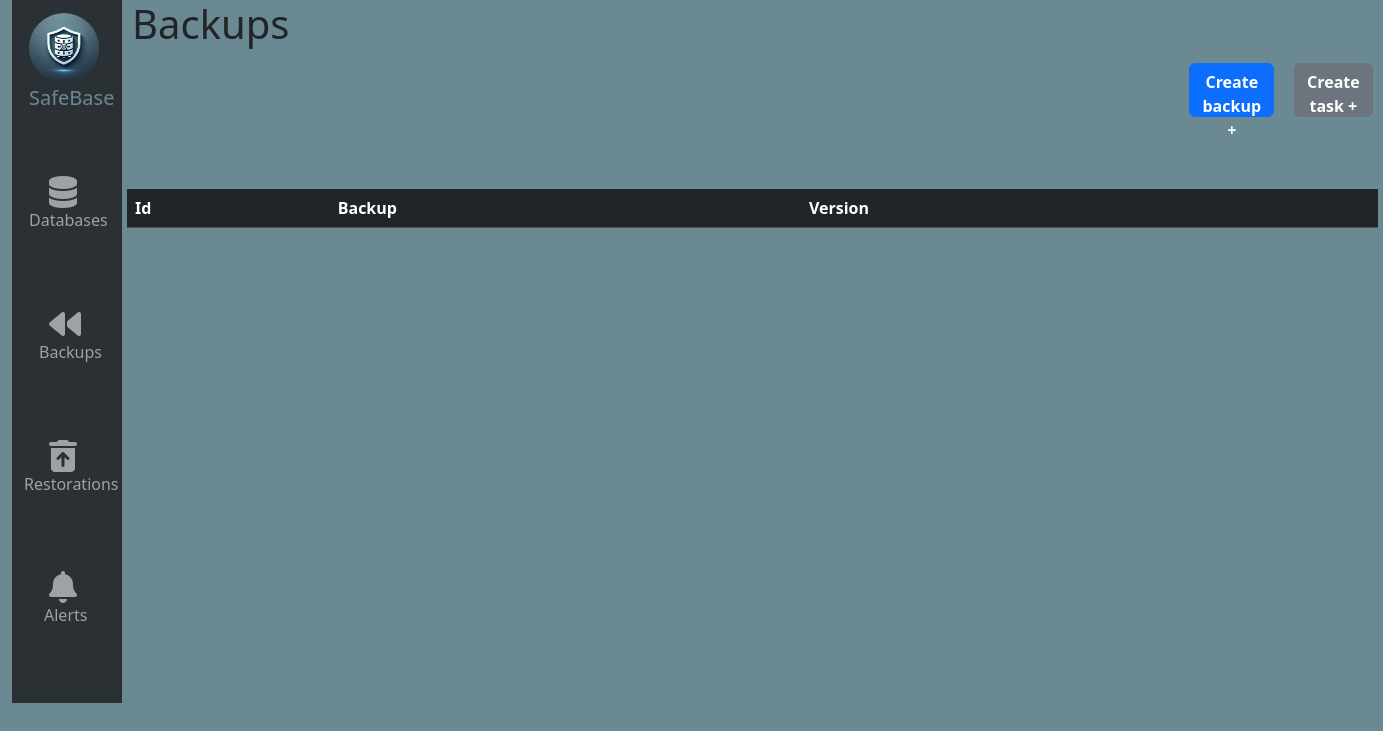
Before: /Save with the older database file.
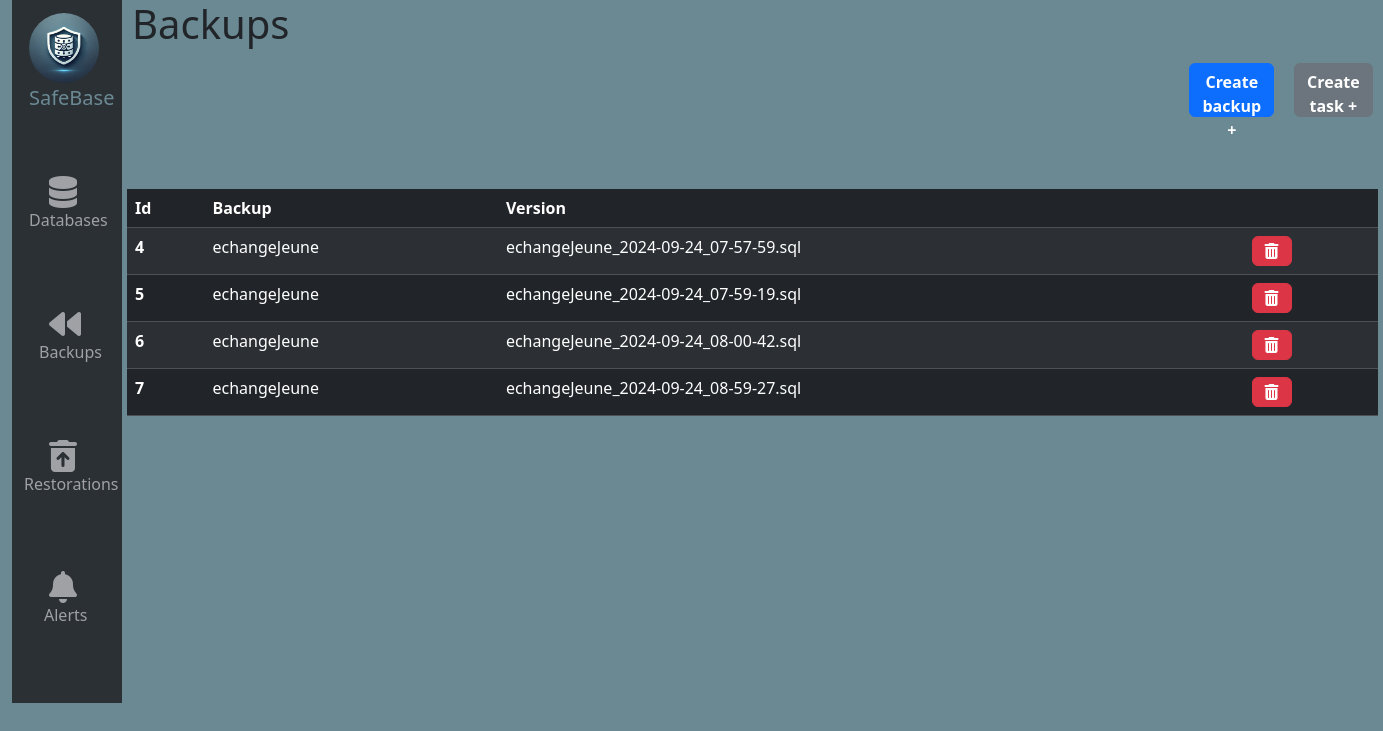
After: the same page with the newer database file.
### tables this page shows
CREATE TABLE `backup` (
  `id` int NOT NULL AUTO_INCREMENT,
  `version` varchar(50) NOT NULL,
  `ID_DATABASE` int NOT NULL,
  PRIMARY KEY (`id`),
  KEY `FK_DATABASE` (`ID_DATABASE`)
);

CREATE TABLE `client_database` (
  `id` int NOT NULL AUTO_INCREMENT,
  `nom` varchar(50) DEFAULT NULL,
  `password` varchar(255) NOT NULL,
  `user_database` varchar(50) NOT NULL,
  `url` varchar(255) NOT NULL,
  `port` int DEFAULT NULL,
  `used_type` varchar(255) NOT NULL,
  `ID_Type` int NOT NULL,
  PRIMARY KEY (`id`),
  KEY `FK_Type` (`ID_Type`),
  CONSTRAINT `client_database_ibfk_1` FOREIGN KEY (`ID_Type`) REFERENCES `type` (`id`)
);

### src/Controller/BackupController.php (called while the page is built, shortened)
<?php
class BackupController extends CntrlAppli
{
    public function displayBackup()
    {
        $dao = new DaoAppli;
        $backups = $dao->getListBackup();
        require 'src/view/Backups.php';
    }
}

### src/Dao/DaoAppli.php (called while the page is built, shortened)
<?php
class DaoAppli
{
    protected PDO $db;
    public function __construct(){
         $this->db = $this->getConnection();
    }
    private function getConnection() {
        $host       = "mysql";
        $db_name    = "safebase";
        $username   = "user";
        $password   = "password";
        if (!isset($this->db)) {
            try {
                $this->db = new PDO("mysql:host=".$host.";charset=utf8;dbname=".$db_name, $username, $password);
                $this->db->setAttribute(PDO::ATTR_ERRMODE, PDO::ERRMODE_EXCEPTION);
            } catch (\PDOException $e) {
                    echo('Echec de la connexion: ' . $e->getMessage());
                die();
            }
        }
        return $this->db;
    }
    public function getListBackup(){
        $statement = $this->db->query(Requete::SEL_BACKUP);
        $data=$statement->fetchAll();
        return $data;
    }
}

### src/View/Backups.php (the view, shortened to what this page needs)
<?php
require "header.php";
?>
<html>
<body>
    <div class="container-fluid d-flex">
        <?php require_once "NavBar.php" ?>
        <div class="d-flex flex-column w-100">
            <div class="d-flex justify-content-between mb-3">
                <h1 class="titre">Backups</h1>
                <button type="button" id="btnajout" data-bs-toggle="modal" data-bs-target="#exampleModal" class="btn btn-primary w-10">
                    Create backup +
                </button>
                <button type="button" id="btnajout" data-bs-toggle="modal" data-bs-target="#exampleModal" class="btn btn-secondary w-10">
                    Create task +
                </button>
            </div>
            <div class="w-100">
                <table class="table table-dark table-striped w-100">
                    <thead>
                        <tr>
                            <th scope="col">Id</th>
                            <th scope="col">Backup</th>
                            <th scope="col">Version</th>
                            <th scope="col"></th>
                        </tr>
                    </thead>
                    <tbody>
                        <?php foreach ($backups as $backup) { ?>
                            <tr>
                                <th scope="row"><?= $backup['id'] ?></th>
                                <td><?= $backup['dbase'] ?></td>
                                <td><?= $backup['version'] ?></td>
                                <td><button class="btn btn-danger delete" type="button" id="<?= $backup['id'] ?>">
                                        <i class="fas fa-trash-alt"></i>
                                    </button>
                                </td>
                            </tr>
                        <?php } ?>
                    </tbody>
                </table>
            </div>
        </div>
    </div>
</body>
</html>

### index.php (shortened to what this page needs)
<?php
$uri = $_SERVER['REQUEST_URI'];
$route = explode('?', $uri)[0];
$method = strtolower($_SERVER['REQUEST_METHOD']);
$segments = explode('/', trim($route, '/'));
$cntrl = new CntrlAppli;
$cntrlBackup = new BackupController;
$cntrlAlert = new AlertController;
$cntrlRestore = new RestoreController;
if ($segments[0] == 'database') {
    if ($method=='get'){
        if (isset($segments[1])) {
        } else {
            $cntrl->getIndex();
        }
    } elseif ($method == "post"){
        $database = new Database();
        $database->create();
    } elseif ($method == "put") {
    } elseif ($method == "delete"){
        $database = new Database();
        $response = $database->delete($segments[1]);
        echo json_encode(['message' => $response]);
        return;
    }
} elseif ($segments[0] == 'Save') {
    $cntrlBackup->displayBackup();
} elseif ($segments[0] == 'restore') {
    $cntrlRestore->displayBackup();
} elseif ($segments[0] == 'Alert') {
    $cntrlAlert->displayAlert();
}
else
    $cntrl->getIndex();

### src/View/header.php (shortened to what this page needs)
<link href="https://cdn.jsdelivr.net/npm/bootstrap@5.3.1/dist/css/bootstrap.min.css" rel="stylesheet">
<link href="../../src/asset/css/styles.css" rel="stylesheet">
<link rel="stylesheet" href="https://cdnjs.cloudflare.com/ajax/libs/font-awesome/6.0.0-beta3/css/all.min.css">

### src/View/navbar.php
<nav class="navbar bg-body-tertiary d-flex flex-column vh-50" style="width: 110px;" data-bs-theme="dark">
    <div class="container-fluid">
        <a class="navbar-brand" id="basesafe" href="/">
            <img class="safebaseico" src="/src/View/safebase.ico" alt="SafeBase Icon" /></br>SafeBase
        </a>
        <div class="navbar-collapse" id="navbarNav">
            <ul class="navbar-nav flex-column">
                <li class="nav-item">
                    <a class="nav-link" id="base" aria-current="page" href="/">
                        <i class="fas fa-database"></i></br>Databases</a>
                </li>
                <li class="nav-item">
                    <a class="nav-link" id="backup" href="/Save">
                        <i class="fas fa-backward"></i></br>Backups</a>
                </li>
                <li class="nav-item">
                    <a class="nav-link" href="/Restorations">
                        <i class="fas fa-trash-can-arrow-up"></i></br>Restorations</a>
                </li>
                <li class="nav-item">
                    <a class="nav-link" id="bell" href="/Alert">
                        <i class="fas fa-bell"></i></br>Alerts</a>
                </li>
            </ul>
        </div>
    </div>
</nav>

### src/asset/css/styles.css (style rules this page uses)
.navbar-brand { color: #6b8993; margin-bottom: 50px; }
.nav-item { color:red; margin-bottom: 59.8px; }
#backup { margin-left: 15px; }
.fas.fa-database { font-size: 2rem; margin-left: 20px; }
.fas.fa-backward { font-size: 2rem; margin-left: 10px; }
.fas.fa-trash-can-arrow-up { font-size: 2rem; margin-left: 25px; }
.fas.fa-bell { font-size: 2rem; margin-left: 5px; }
.safebaseico { height: 70px; width: 70px; border-radius: 50%; }
#bell { margin-left: 20px; }
#basesafe { margin-left: 5px; }
#base { margin-left: 5px; }
.titre { margin-left: 10px; margin-bottom: 500px; }
body { background-color:#6b8993 ; }
#btnajout { margin-top: 5%; height: 10%; font-weight: bold; }
.table { margin-top: -30%; margin-left: 5px; }
.btn-secondary { margin-left: 20px; }
.btn-primary { margin-left: 900px; }

Changed rows visible on the page:
added backup: id "4", client_database.nom "echangeJeune", version "echangeJeune_2024-09-24_07-57-59.sql"
added backup: id "5", client_database.nom "echangeJeune", version "echangeJeune_2024-09-24_07-59-19.sql"
added backup: id "6", client_database.nom "echangeJeune", version "echangeJeune_2024-09-24_08-00-42.sql"
added backup: id "7", client_database.nom "echangeJeune", version "echangeJeune_2024-09-24_08-59-27.sql"
